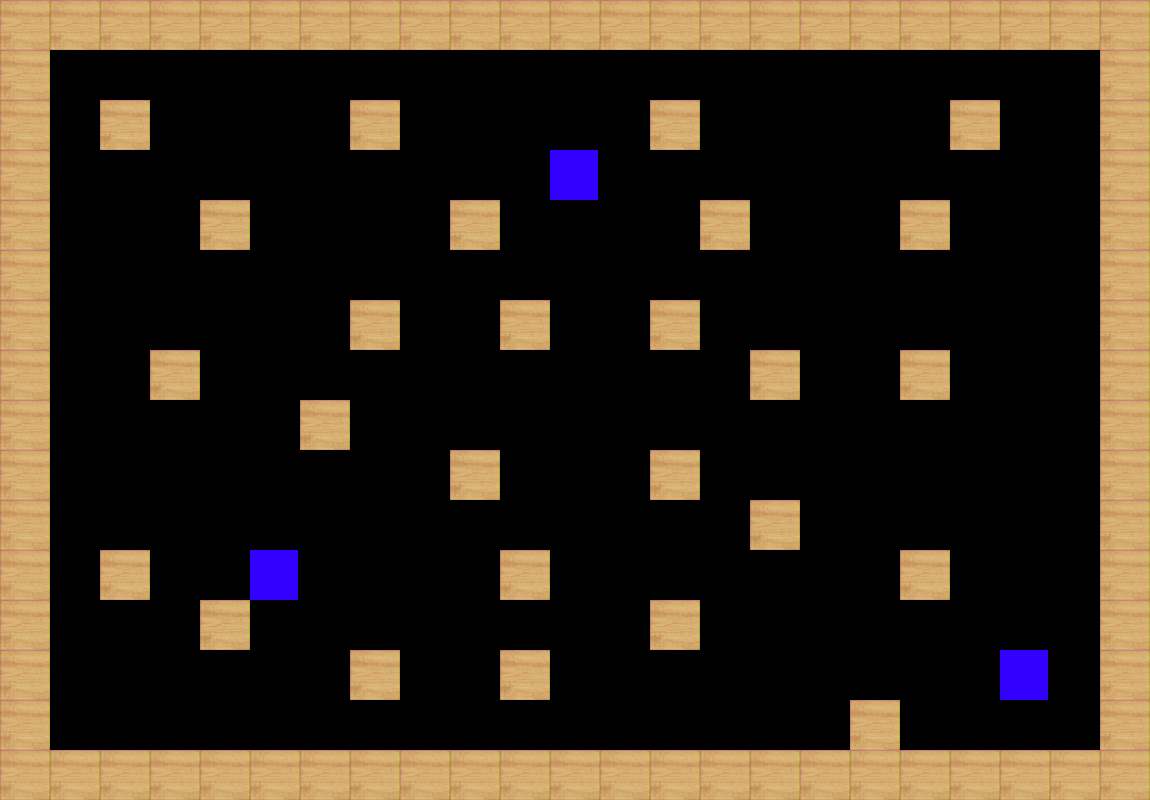

Tiled map render using the project's own tile images. Description and the whole map definition, tile-layer contents included, below:
An orthogonal 23x16 tile map with 50x50 px tiles, 1 tile layer (Calque de Tuiles 1).

<map version="1.10" tiledversion="1.11.0" orientation="orthogonal" renderorder="right-down" width="23" height="16" tilewidth="50" tileheight="50" infinite="0" nextlayerid="2" nextobjectid="1">
 <editorsettings>
  <export target="3Joueurs-Niveau5.json" format="json" />
 </editorsettings>
 <tileset firstgid="1" source="wii tanks.tsx" />
 <layer id="1" name="Calque de Tuiles 1" width="23" height="16">
  <data encoding="csv">
1,1,1,1,1,1,1,1,1,1,1,1,1,1,1,1,1,1,1,1,1,1,1,
1,10,10,10,10,10,10,10,10,10,10,10,10,10,10,10,10,10,10,10,10,10,1,
1,10,1,10,10,10,10,1,10,10,10,10,10,1,10,10,10,10,10,1,10,10,1,
1,10,10,10,10,10,10,10,10,10,10,3,10,10,10,10,10,10,10,10,10,10,1,
1,10,10,10,1,10,10,10,10,1,10,10,10,10,1,10,10,10,1,10,10,10,1,
1,10,10,10,10,10,10,10,10,10,10,10,10,10,10,10,10,10,10,10,10,10,1,
1,10,10,10,10,10,10,1,10,10,1,10,10,1,10,10,10,10,10,10,10,10,1,
1,10,10,1,10,10,10,10,10,10,10,10,10,10,10,1,10,10,1,10,10,10,1,
1,10,10,10,10,10,1,10,10,10,10,10,10,10,10,10,10,10,10,10,10,10,1,
1,10,10,10,10,10,10,10,10,1,10,10,10,1,10,10,10,10,10,10,10,10,1,
1,10,10,10,10,10,10,10,10,10,10,10,10,10,10,1,10,10,10,10,10,10,1,
1,10,1,10,10,3,10,10,10,10,1,10,10,10,10,10,10,10,1,10,10,10,1,
1,10,10,10,1,10,10,10,10,10,10,10,10,1,10,10,10,10,10,10,10,10,1,
1,10,10,10,10,10,10,1,10,10,1,10,10,10,10,10,10,10,10,10,3,10,1,
1,10,10,10,10,10,10,10,10,10,10,10,10,10,10,10,10,1,10,10,10,10,1,
1,1,1,1,1,1,1,1,1,1,1,1,1,1,1,1,1,1,1,1,1,1,1
</data>
 </layer>
</map>
